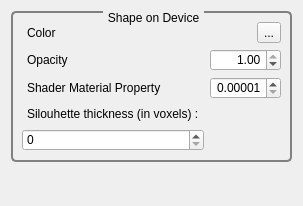
<?xml version="1.0" encoding="UTF-8"?>
<ui version="4.0">
 <class>GvQCustomEditor</class>
 <widget class="QWidget" name="GvQCustomEditor">
  <property name="geometry">
   <rect>
    <x>0</x>
    <y>0</y>
    <width>237</width>
    <height>206</height>
   </rect>
  </property>
  <property name="windowTitle">
   <string>Custom Editor</string>
  </property>
  <property name="styleSheet">
   <string>QGroupBox
{
     background-color: qlineargradient(x1: 0, y1: 0, x2: 0, y2: 1,
                                       stop: 0 #E0E0E0, stop: 1 #FFFFFF);
     border: 2px solid gray;
     border-radius: 5px;
     margin-top: 1ex; /* leave space at the top for the title */
 }

 QGroupBox::title
{
	 subcontrol-origin: margin;
     subcontrol-position: top center; /* position at the top center */
     padding: 0 3px;
     background-color: qlineargradient(x1: 0, y1: 0, x2: 0, y2: 1,
                                       stop: 0 #FFOECE, stop: 1 #FFFFFF);
 }

QLabel
{
	border-radius: 4px;
	padding: 2px;
 }
</string>
  </property>
  <layout class="QVBoxLayout" name="verticalLayout">
   <item>
    <widget class="QGroupBox" name="mUnitsFormatGroup">
     <property name="title">
      <string>Shape on Device</string>
     </property>
     <layout class="QGridLayout" name="gridLayout_2">
      <item row="0" column="0">
       <widget class="QLabel" name="labelPositionFormatCombo">
        <property name="text">
         <string>Color</string>
        </property>
       </widget>
      </item>
      <item row="0" column="1">
       <spacer name="horizontalSpacer">
        <property name="orientation">
         <enum>Qt::Horizontal</enum>
        </property>
        <property name="sizeHint" stdset="0">
         <size>
          <width>136</width>
          <height>20</height>
         </size>
        </property>
       </spacer>
      </item>
      <item row="0" column="2">
       <widget class="QToolButton" name="_colorToolButton">
        <property name="text">
         <string>...</string>
        </property>
        <property name="icon">
         <iconset resource="../../../../Tools/GigaVoxelsViewer/GvViewerGui/Ui/resources.qrc">
          <normaloff>:/icons/Icons/Colors.png</normaloff>:/icons/Icons/Colors.png</iconset>
        </property>
       </widget>
      </item>
      <item row="1" column="0">
       <widget class="QLabel" name="label_12">
        <property name="text">
         <string>Opacity</string>
        </property>
       </widget>
      </item>
      <item row="1" column="1" colspan="2">
       <widget class="QDoubleSpinBox" name="_opacitySpinBox">
        <property name="alignment">
         <set>Qt::AlignRight|Qt::AlignTrailing|Qt::AlignVCenter</set>
        </property>
        <property name="minimum">
         <double>0.000000000000000</double>
        </property>
        <property name="maximum">
         <double>1.000000000000000</double>
        </property>
        <property name="singleStep">
         <double>0.100000000000000</double>
        </property>
        <property name="value">
         <double>1.000000000000000</double>
        </property>
       </widget>
      </item>
      <item row="2" column="0">
       <widget class="QLabel" name="label_13">
        <property name="toolTip">
         <string>distance from which full opacity will be reached</string>
        </property>
        <property name="text">
         <string>Shader Material Property</string>
        </property>
       </widget>
      </item>
      <item row="2" column="1" colspan="2">
       <widget class="QDoubleSpinBox" name="_shaderMaterialPropertySpinBox">
        <property name="alignment">
         <set>Qt::AlignRight|Qt::AlignTrailing|Qt::AlignVCenter</set>
        </property>
        <property name="decimals">
         <number>5</number>
        </property>
        <property name="minimum">
         <double>0.000010000000000</double>
        </property>
        <property name="maximum">
         <double>1.000000000000000</double>
        </property>
        <property name="singleStep">
         <double>0.010000000000000</double>
        </property>
       </widget>
      </item>
      <item row="3" column="0">
       <widget class="QLabel" name="label">
        <property name="text">
         <string>Silouhette thickness (in voxels) :</string>
        </property>
       </widget>
      </item>
      <item row="4" column="0">
       <widget class="QSpinBox" name="silouhetteSpinBox"/>
      </item>
     </layout>
    </widget>
   </item>
   <item>
    <spacer name="verticalSpacer">
     <property name="orientation">
      <enum>Qt::Vertical</enum>
     </property>
     <property name="sizeHint" stdset="0">
      <size>
       <width>20</width>
       <height>60</height>
      </size>
     </property>
    </spacer>
   </item>
  </layout>
  <zorder>verticalSpacer</zorder>
  <zorder>mUnitsFormatGroup</zorder>
 </widget>
 <resources>
  <include location="../../../../Tools/GigaVoxelsViewer/GvViewerGui/Ui/resources.qrc"/>
 </resources>
 <connections/>
</ui>
